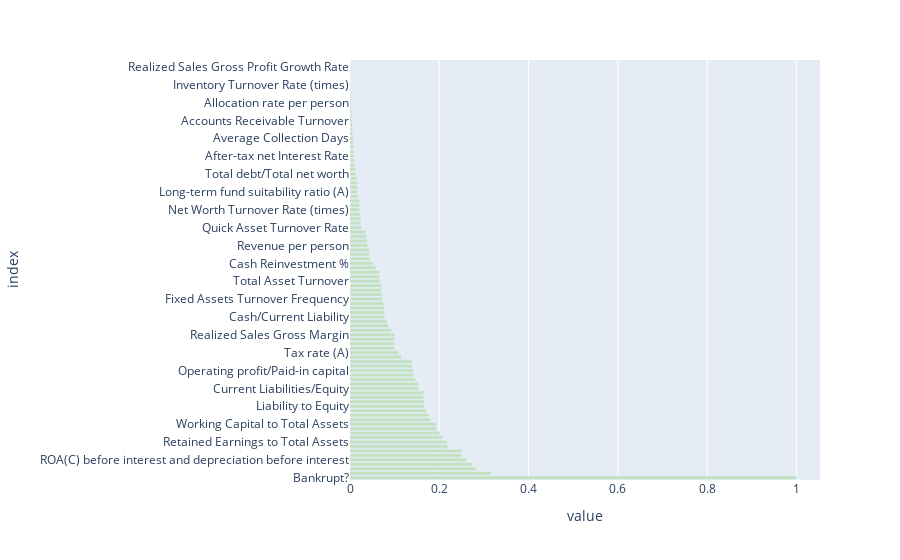

Notebook code cell kept with this figure:
### Code cell
df_corr = abs(df.corr()["Bankrupt?"]).sort_values(ascending=False)
fig = px.bar(df_corr, orientation="h", color_discrete_sequence=["#C1E1C1"])
fig.update_layout(showlegend=False)
fig.show()

### Figure 1 — Plotly figure (JSON) as saved in the notebook; plotly's stock layout.template omitted (floating-point values rounded to 4 significant figures)
{"data": [{"alignmentgroup": "True", "hovertemplate": "variable=Bankrupt?<br>value=%{x}<br>index=%{y}<extra></extra>", "legendgroup": "Bankrupt?", "marker": {"color": "#C1E1C1", "pattern": {"shape": ""}}, "name": "Bankrupt?", "offsetgroup": "Bankrupt?", "orientation": "h", "showlegend": true, "textposition": "auto", "type": "bar", "x": [1, 0.3155, 0.2829, 0.2731, 0.2608, 0.2502, 0.2502, 0.2196, 0.2178, 0.2079, 0.2014, 0.1945, 0.1931, 0.181, 0.1765, 0.1713, 0.1668, 0.1655, 0.1654, 0.1648, 0.1538, 0.1538, 0.1472, 0.1421, 0.1411, 0.139, 0.139, 0.1154, 0.1097, 0.1001, 0.1, 0.1, 0.09945, 0.09284, 0.08638, 0.08305, 0.07792, 0.07752, 0.07708, 0.07528, 0.07282, 0.07236, 0.07046, 0.07045, 0.06792, 0.06633, 0.06533, 0.05856, 0.05135, 0.04482, 0.04443, 0.04313, 0.03972, 0.03778, 0.03682, 0.0351, 0.02581, 0.02506, 0.02423, 0.02306, 0.02109, 0.02081, 0.02081, 0.01804, 0.01692, 0.01686, 0.01659, 0.01517, 0.01231, 0.01193, 0.01051, 0.009401, 0.008857, 0.008517, 0.008395, 0.007137, 0.006556, 0.006083, 0.005547, 0.005509, 0.004754, 0.004692, 0.003823, 0.002894, 0.002829, 0.002681, 0.002211, 0.001906, 0.001376, 0.0008221, 0.0007784, 0.0004788, 0.0004584, 0.0002298], "xaxis": "x", "y": ["Bankrupt?", " Net Income to Total Assets", " ROA(A) before interest and % after tax", " ROA(B) before interest and depreciation after tax", " ROA(C) before interest and depreciation before interest", " Net worth/Assets", " Debt ratio %", " Persistent EPS in the Last Four Seasons", " Retained Earnings to Total Assets", " Net profit before tax/Paid-in capital", " Per Share Net profit before tax (Yuan ¥)", " Current Liability to Assets", " Working Capital to Total Assets", " Net Income to Stockholder's Equity", " Borrowing dependency", " Current Liability to Current Assets", " Liability to Equity", " Net Value Per Share (A)", " Net Value Per Share (B)", " Net Value Per Share (C)", " Current Liabilities/Equity", " Current Liability to Equity", " Working Capital/Equity", " Operating Profit Per Share (Yuan ¥)", " Operating profit/Paid-in capital", " Total expense/Assets", " Equity to Long-term Liability", " CFO to Assets", " Tax rate (A)", " Cash/Total Assets", " Gross Profit to Sales", " Operating Gross Margin", " Realized Sales Gross Margin", " Operating profit per person", " Quick Assets/Total Assets", " Equity to Liability", " Cash/Current Liability", " Cash Flow Per Share", " Operating Funds to Liability", " Inventory and accounts receivable/Net value", " Fixed Assets Turnover Frequency", " Cash flow rate", " Cash Flow to Total Assets", " Contingent liabilities/Net worth", " Total Asset Turnover", " Fixed Assets to Assets", " Net Value Growth Rate", " Cash Flow to Equity", " Cash Reinvestment %", " Current Assets/Total Assets", " Total Asset Growth Rate", " Cash Flow to Liability", " Revenue per person", " After-tax Net Profit Growth Rate", " Regular Net Profit Growth Rate", " Total assets to GNP price", " Quick Asset Turnover Rate", " Quick Ratio", " Research and development expense rate", " Interest-bearing debt interest rate", " Net Worth Turnover Rate (times)", " Current Liabilities/Liability", " Current Liability to Liability", " Cash Turnover Rate", " Long-term fund suitability ratio (A)", " Total Asset Return Growth Rate Ratio", " Non-industry income and expenditure/revenue", " Operating Profit Growth Rate", " Total debt/Total net worth", " Current Asset Turnover Rate", " Degree of Financial Leverage (DFL)", " Continuous Net Profit Growth Rate", " After-tax net Interest Rate", " Pre-tax net Interest Rate", " Continuous interest rate (after tax)", " Total income/Total expense", " Average Collection Days", " Operating Expense Rate", " No-credit Interval", " Interest Coverage Ratio (Interest expense to EBIT)", " Accounts Receivable Turnover", " Revenue Per Share (Yuan ¥)", " Quick Assets/Current Liability", " Working capitcal Turnover Rate", " Allocation rate per person", " Interest Expense Ratio", " Current Ratio", " Inventory/Working Capital", " Inventory Turnover Rate (times)", " Inventory/Current Liability", " Long-term Liability to Current Assets", " Cash Flow to Sales", " Realized Sales Gross Profit Growth Rate", " Operating Profit Rate"], "yaxis": "y"}], "layout": {"barmode": "relative", "legend": {"title": {"text": "variable"}, "tracegroupgap": 0}, "margin": {"t": 60}, "showlegend": false, "xaxis": {"anchor": "y", "domain": [0, 1], "title": {"text": "value"}}, "yaxis": {"anchor": "x", "domain": [0, 1], "title": {"text": "index"}}}}
